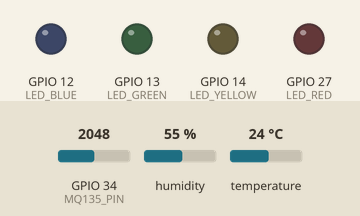
Simulated run of this sketch. Board: ESP32. Shown: output pins drawn as LEDs (lit = HIGH). The test bench sets the inputs (shaded band); at power-on: GPIO 34 (MQ135_PIN) = 2048, humidity 55 %, temperature 24 °C. WiFi joins after 1.5 s; servers stay silent unless stated; uploads are accepted with an empty reply; what the sketch prints to the serial monitor is not drawn.

Above: at 0.1 s.
At 1.6 s:
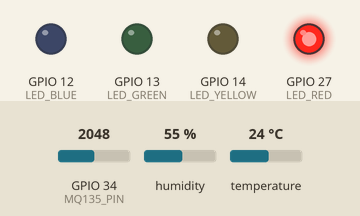
Timing chart, 0 to 3.1 s (numbered marks = the images above):
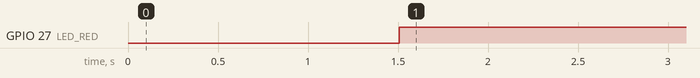

The sketch:

ESP32_Node.ino
```cpp
#include <WiFi.h>
#include <HTTPClient.h>
#include "DHT.h"

// --- Network Setup ---
const char* ssid = "Anuuuu";
const char* password = "anupama123";

String serverName = "https://smart-bin-iot-gamma.vercel.app/api/data";

// --- Sensor Setup ---
#define DHTPIN 4
#define DHTTYPE DHT22
DHT dht(DHTPIN, DHTTYPE);
#define MQ135_PIN 34

// --- LED Pin Setup ---
#define LED_GREEN 13
#define LED_BLUE 12
#define LED_YELLOW 14
#define LED_RED 27

void turnOffAllLEDs() {
  digitalWrite(LED_GREEN, LOW);
  digitalWrite(LED_BLUE, LOW);
  digitalWrite(LED_YELLOW, LOW);
  digitalWrite(LED_RED, LOW);
}

// --- TinyML Edge AI: Trained Risk Prediction ---
float getTrainedRisk(float t, float h, int g) {
  float intercept = -30.0000;
  float weight_temp = 0.8500;
  float weight_humi = 0.2500;
  float weight_gas  = 0.0600;

  // The model calculates the prediction using the learned weights
  float prediction = intercept + (t * weight_temp) + (h * weight_humi) + (g * weight_gas);

  // Ensure the final score stays safely between 0 and 100
  return constrain(prediction, 0, 100);
}

void setup() {
  Serial.begin(115200);
  dht.begin();
  pinMode(MQ135_PIN, INPUT);

  pinMode(LED_GREEN, OUTPUT);
  pinMode(LED_BLUE, OUTPUT);
  pinMode(LED_YELLOW, OUTPUT);
  pinMode(LED_RED, OUTPUT);
  turnOffAllLEDs();

  Serial.print("\nConnecting to Wi-Fi...");
  WiFi.begin(ssid, password);
  while (WiFi.status() != WL_CONNECTED) {
    delay(500);
    Serial.print(".");
  }
  Serial.println("\n Connected to Wi-Fi!");
}

void loop() {
  // 1. Read Sensors
  float humidity = dht.readHumidity();
  float tempC = dht.readTemperature();
  int gasLevel = analogRead(MQ135_PIN);

  if (isnan(humidity) || isnan(tempC)) {
    Serial.println(" Hardware Error: Failed to read DHT sensor!");
    delay(2000);
    return;
  }

  // 2. Calculate Risk using the Trained Edge AI Model
  // We cast it to an (int) so it matches your LED logic perfectly
  int finalRiskScore = (int)getTrainedRisk(tempC, humidity, gasLevel);

  // 3. Determine Status & Light LED
  String status = "Low";
  turnOffAllLEDs();

  if (finalRiskScore <= 30) {
    status = "Low";
    digitalWrite(LED_GREEN, HIGH);
  }
  else if (finalRiskScore > 30 && finalRiskScore <= 60) {
    status = "Moderate";
    digitalWrite(LED_BLUE, HIGH);
  }
  else if (finalRiskScore > 60 && finalRiskScore <= 85) {
    status = "High";
    digitalWrite(LED_YELLOW, HIGH);
  }
  else if (finalRiskScore > 85) {
    status = "CRITICAL";
    digitalWrite(LED_RED, HIGH);
  }

  // 4. Send Data to Database
  if(WiFi.status() == WL_CONNECTED){
    HTTPClient http;

    http.begin(serverName);
    http.addHeader("Content-Type", "application/json");

    String jsonPayload = "{\"sensor_id\": \"bin_node_01\", ";
    jsonPayload += "\"readings\": {\"temperature_c\": " + String(tempC) + ", ";
    jsonPayload += "\"humidity_percent\": " + String(humidity) + ", ";
    jsonPayload += "\"raw_gas\": " + String(gasLevel) + "}, ";
    jsonPayload += "\"analytics\": {\"risk_score\": " + String(finalRiskScore) + ", ";
    jsonPayload += "\"risk_status\": \"" + status + "\"}}";

    int httpResponseCode = http.POST(jsonPayload);

    Serial.print("Sending Data... Server Response Code: ");
    Serial.println(httpResponseCode);

    http.end();
  } else {
    Serial.println(" Wi-Fi Disconnected!");
  }

  // Wait 1 min before sending the next data packet
  delay(60000);
}
```

Measured:
- by itself, GPIO 27 (LED_RED): LOW → HIGH at 1.5 s
